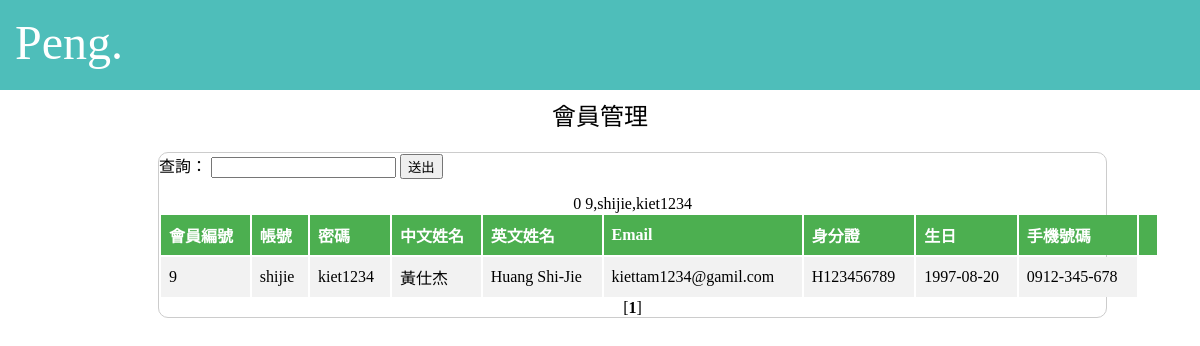
/Web/Login/member_manage.php, run on an earlier commit of the app's database.
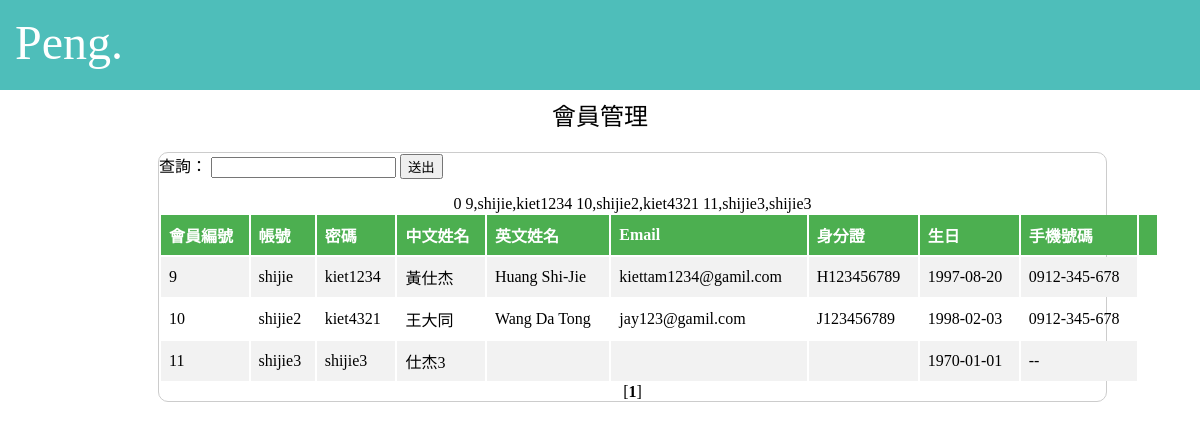
And on a later commit of the database.
### tables this page shows
CREATE TABLE `Customers` (
  `CustomerID` int(10) NOT NULL,
  `Account` varchar(20) NOT NULL,
  `Password` varchar(20) NOT NULL,
  `NameChi` varchar(10) NOT NULL,
  `NameEng` varchar(30) NOT NULL,
  `Email` varchar(100) NOT NULL,
  `Identify` varchar(10) NOT NULL,
  `Birth` date NOT NULL,
  `CellPhone` varchar(15) NOT NULL,
  `CellPhone_Spare` varchar(15) DEFAULT NULL,
  `HomePhone` varchar(15) NOT NULL,
  `ResidenceAddress` varchar(100) NOT NULL,
  `MailingAddress` varchar(100) NOT NULL,
  `DeliveryAddress` varchar(100) DEFAULT NULL,
  `RegisteredTime` datetime NOT NULL,
  `RegisteredTimeStamp` int(15) NOT NULL,
  `Sex` enum('1','2') NOT NULL,
  `CountryID` int(10) NOT NULL,
  `CompanyID` int(10) DEFAULT NULL
);

### Web/Login/member_manage.php (the view, shortened to what this page needs)
<!DOCTYPE html PUBLIC "-//W3C//DTD XHTML 1.0 Transitional//EN" "http://www.w3.org/TR/xhtml1/DTD/xhtml1-transitional.dtd">
<html xmlns="http://www.w3.org/1999/xhtml">
<head>
</head>
<body>
<div id="ontopDiv" >
  Peng.
</div>
 <div id="title" align="center">
 會員管理
 </div>
 <div id="article" >
 <?php
    include('connect_db.php');
 ?>
  <form method="post" action="member_manage_result.php">
    查詢：
    <input name="mail" type="email"/>
    <input type ="submit" name="send" value="送出"/><p>
  </form>
  <center>
 <?php
	$pageRow_records = 3;
   $num_pages = 1;
   $startRow_records = ($num_pages -1) * $pageRow_records;
   echo $startRow_records;
   $query_RecNews = "SELECT * FROM `customers`";
   $query_limit_RecNews = $query_RecNews." LIMIT ".$startRow_records.", ".$pageRow_records;
   $all_RecNews = mysql_query($query_RecNews);
   $total_records = mysql_num_rows($all_RecNews);
   $total_pages = ceil($total_records/$pageRow_records);
   $title = array('會員編號','帳號','密碼','中文姓名','英文姓名','Email',
   			      '身分證','生日','手機號碼');
  ?>
  <table width="1000">
		<tr>
        <?php for($j=0;$j<=9;$j++){ ?>
        <th>
        <?php echo $title[$j];}?>
        </th>
        </tr>
  <?php
   $data2 = mysql_query($query_limit_RecNews);
   while($rs=mysql_fetch_array($data2)){
	   ?>
	   <tr>
	   <?php
	   for($a=0;$a<=8;$a++){?>
	   <td>
       <?php echo $rs[$a];
	   }?>
       </td>
       </tr>
       <?php }?>
	   </table>
<?php
$range = 10;
for ($x = (($num_pages - $range) - 1); $x < (($num_pages + $range) + 1); $x++) {
	if (($x > 0) && ($x <= $total_pages)) {
		if ($x == $num_pages) {
			echo " [<b>".$x."</b>] ";
		} else {
			echo " <a href=member_manage.php?page=".$x.">".$x."</a> ";
		}
	}
}
?>
 </center>
 </div>
</body>
</html>

### Web/Login/connect_db.php (shortened to what this page needs)
<!DOCTYPE html PUBLIC "-//W3C//DTD XHTML 1.0 Transitional//EN" "http://www.w3.org/TR/xhtml1/DTD/xhtml1-transitional.dtd">
<html xmlns="http://www.w3.org/1999/xhtml">
<head>
</head>
<body>
</body>
</html>

### Web/Login/member_manage.php (style rules this page uses)
#ontopDiv { position: fixed; top: 0; left: 0; width: 100%; height: 60px; z-index: 10000; background-color: #4ebeba; padding: 15px; font-size: 48px; font-family:"微軟正黑體"; color:#FFF; }
#article { position:relative; width:80%; left:150px; top: 100px; border-width: 1px; border-style:solid; border-radius:10px; border-color:#CCC; font-family:"微軟正黑體"; }
#title { position:relative; top: 80px; font-family:"微軟正黑體"; font-size:24px; }
th, td { text-align: left; padding: 8px; }
tr:nth-child(even) { background-color: #f2f2f2 }
th { background-color: #4CAF50; color: white; }

What changed in the data, as far as the page shows it:
added customers: CustomerID "10", Account "shijie2", Password "kiet4321", NameChi "王大同", NameEng "Wang Da Tong", Email "jay123@gamil.com", Identify "J123456789", Birth "1998-02-03", CellPhone "0912-345-678"
added customers: CustomerID "11", Account "shijie3", Password "shijie3", NameChi "仕杰3", Birth "1970-01-01", CellPhone "--"
Also different on the page:
$startRow_records: "0 9,shijie,kiet1234" → "0 9,shijie,kiet1234 10,shijie2,kiet4321 11,shijie3,shijie3"
